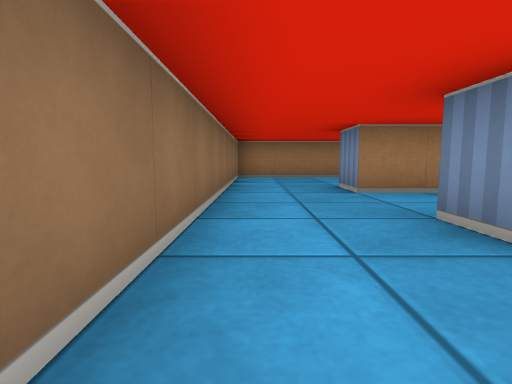
View 1 (above)

22 first-person views from a walk through a cub3D level. The camera is about half as high as the walls, tilts 6° down and sees 80° across. The floor is counted in squares. Each view is taken from the middle of a square. On the plan, view 1 faces up. The plan holds only what a view shows up to about 9 squares ahead; the rest is blank.

View 2
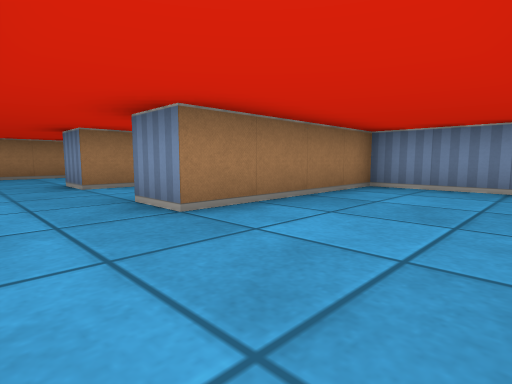

View 3
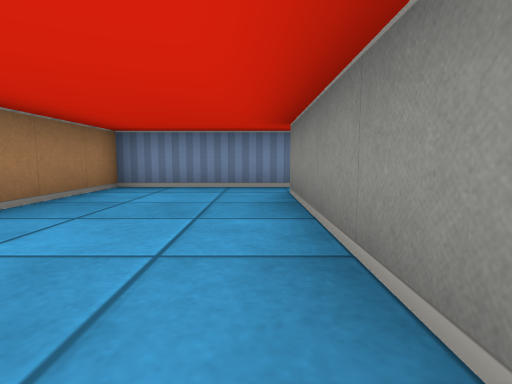

View 4
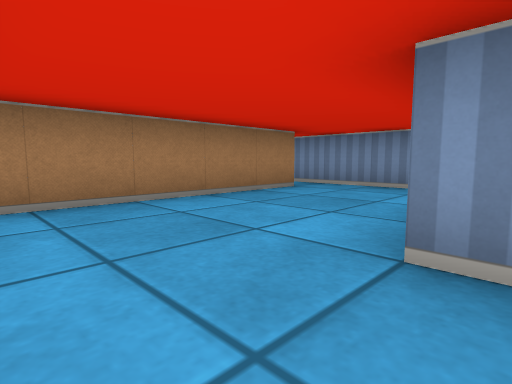

View 5
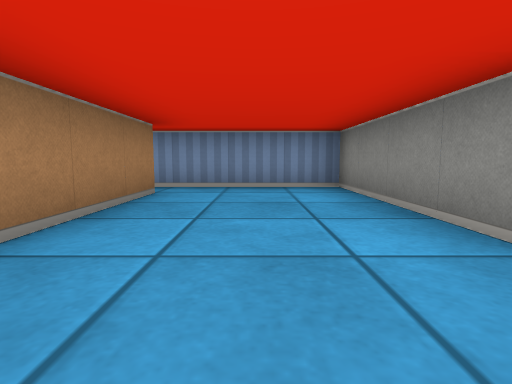

View 6
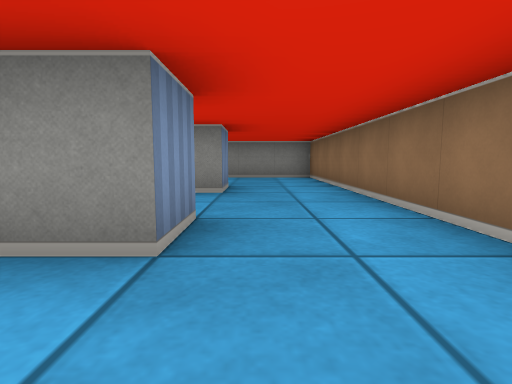

View 7
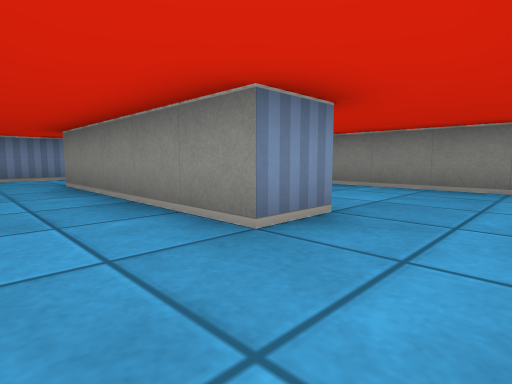

View 8
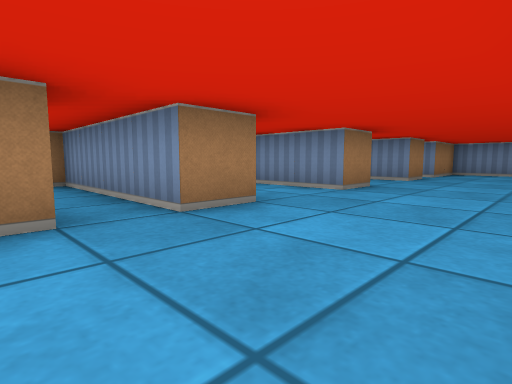

View 9
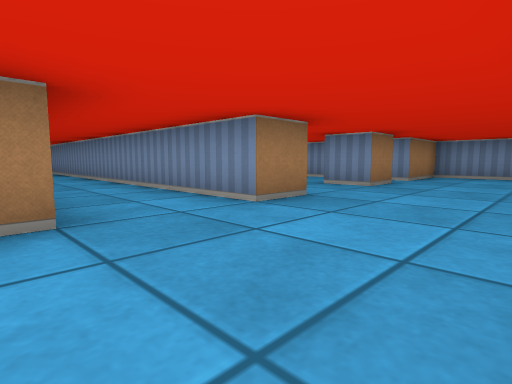

View 10
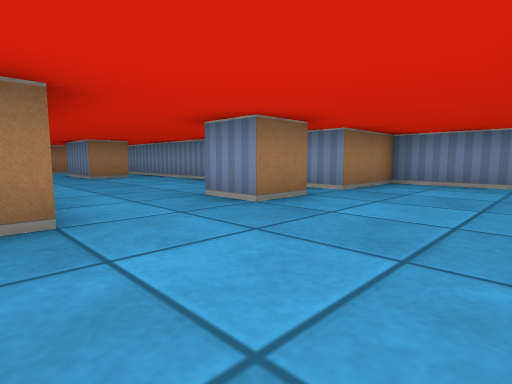

View 11
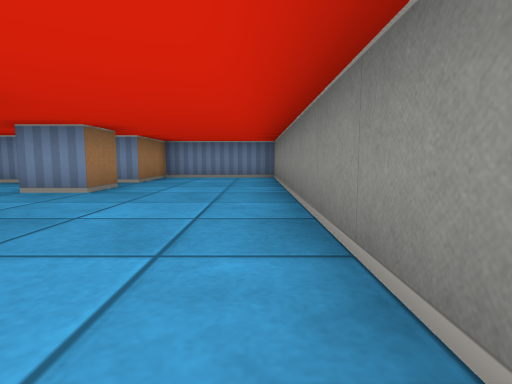

View 12
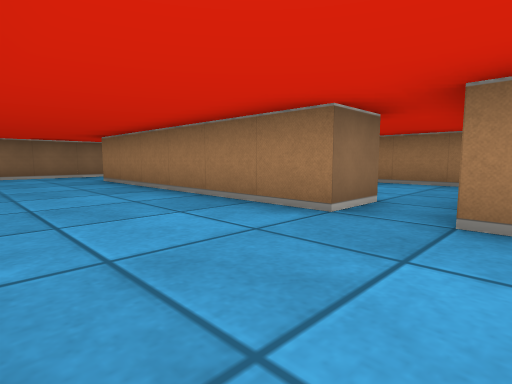

View 13
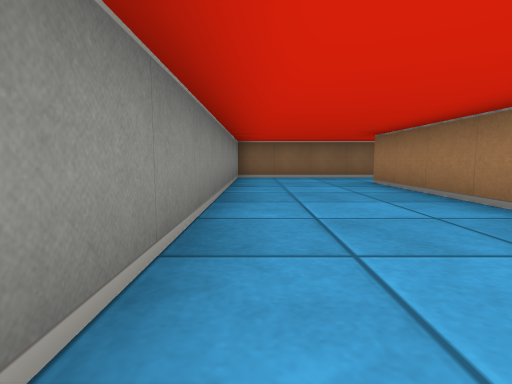

View 14
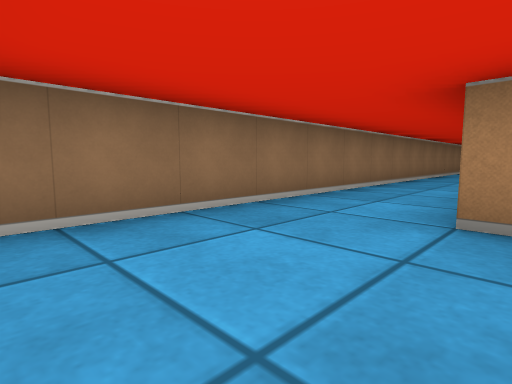

View 15
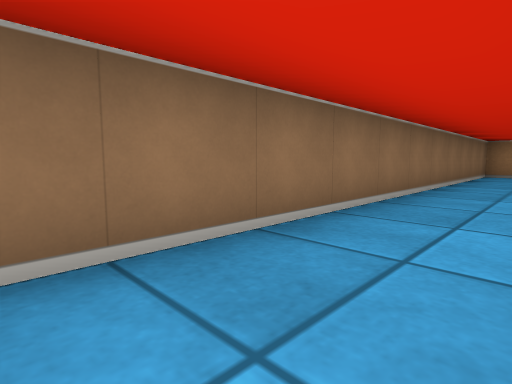

View 16
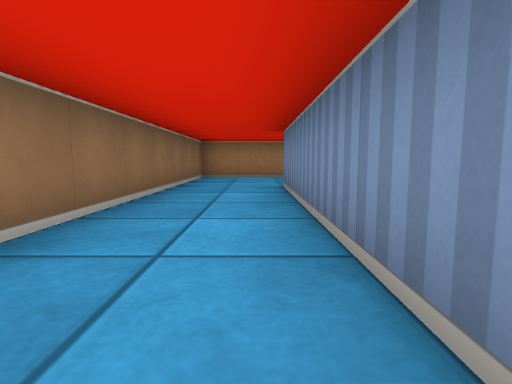

View 17
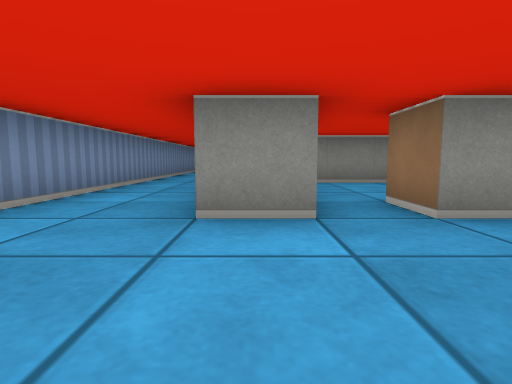

View 18
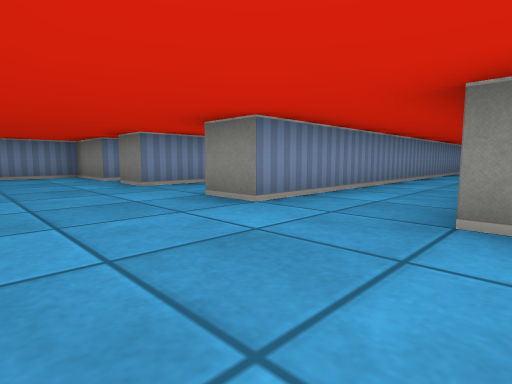

View 19
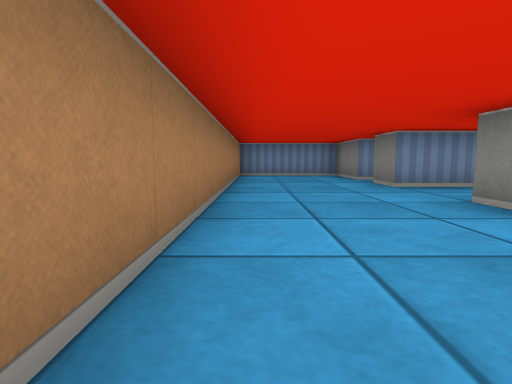

View 20
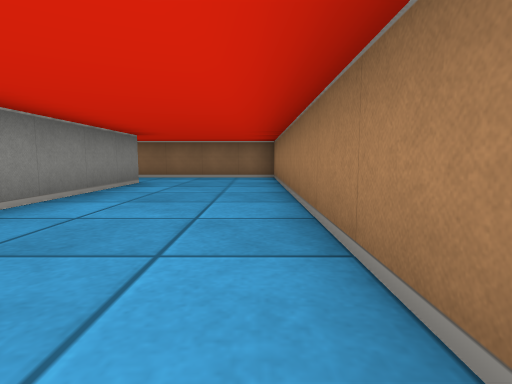

View 21
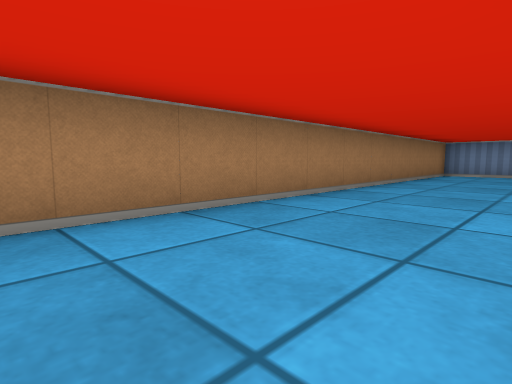

View 22
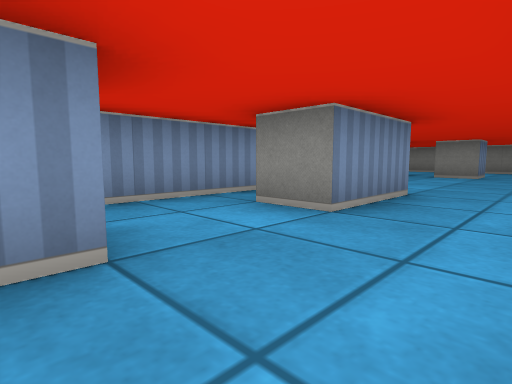

### Floor plan
Points are (right, up) in squares from view 1. A wall is a line through its corners. A room is listed if a view was taken in it or the views show most of it. See-through windows are left out.
Room 1 (views 1, 2, 3)
walls: (-0.5, 2.5) (-0.5, -1.5) (4.5, -1.5) (4.5, -2.5); (5.5, -2.5) (5.5, 1.5) (1.5, 1.5) (1.5, 2.5)
ways out: opening at (0.5, 2) to room 3; opening at (5, -2) to room 3
Room 2 (views 4, 5, 6)
walls: (1.5, 4.5) (1.5, 5.5) (5.5, 5.5) (5.5, 9.5); (4.5, 9.5) (4.5, 8.5) (-0.5, 8.5) (-0.5, 4.5)
ways out: opening at (0.5, 5) to room 3; opening at (5, 9) to room 4
Room 3 (views 7, 8, 9, 10, 11, 12, 13, 14, 15, 16)
walls: (6.6, -2.5) (5.5, -2.5); (4.5, -2.5) (-1.5, -2.5); (9.6, -2.5) (8.5, -2.5) (8.5, 9.5); (7.5, -5.5) (15.5, -5.5) (15.5, -2.5) (13.5, -2.5) (13.5, -1.8); (1.5, 2.5) (6.5, 2.5); (12.6, -2.5) (11.5, -2.5) (11.5, -1.5) (12.5, -1.5); (2.8, 4.5) (1.5, 4.5); (13.5, -0.2) (13.5, 5.4); (12.6, 3.5) (11.5, 3.5) (11.5, 5.5); (-0.5, 4.5) (-0.5, 2.5); (-1.5, 4.5) (-1.5, 9.5); (-3.5, 10.5) (-3.5, -5.5) (4.5, -5.5)
ways out: opening at (0.5, 2) to room 1; opening at (5, -2) to room 1; opening at (0.5, 5) to room 2; opening at (-2.5, 9.5) to room 4; opening at (7.5, 9) to room 4; opening at (10.5, 4.5) to room 5; opening at (13, 4.5) to room 6
Room 4 (views 17, 18, 19, 20, 21, 22)
walls: (5.5, 9.5) (6.5, 9.5); (8.5, 9.5) (9.5, 9.5); (3.9, 9.5) (4.5, 9.5); (11.5, 7.4) (11.5, 9.5) (12.5, 9.5); (13.5, 9) (13.5, 9.5) (15.5, 9.5) (15.5, 12.5) (-3.5, 12.5) (-3.5, 10.5); (-1.5, 9.5) (2.1, 9.5)
ways out: opening at (5, 9) to room 2; opening at (-2.5, 9.5) to room 3; opening at (7.5, 9) to room 3; opening at (10.5, 8.5) to room 5; opening at (13, 8.5) to room 6
Room 5 (no view inside)
walls: (11.5, 5.5) (12.5, 5.5)
ways out: opening at (10.5, 4.5) to room 3; opening at (10.5, 8.5) to room 4; opening at (12, 6.5) to room 6
Room 6 (no view inside)
walls: (13.5, 5.4) (13.5, 6.9)
ways out: opening at (13, 4.5) to room 3; opening at (13, 8.5) to room 4; opening at (12, 6.5) to room 5

Positions as (right, up) in squares from view 1, and headings:
1: (0, 0), facing up
2: (0, -1), facing up-right
3: (0, -1), facing right
4: (0, 5), facing up-right
5: (0, 7), facing right
6: (1, 7), facing down
7: (0, 4), facing down-right
8: (4, -5), facing up-right
9: (6, -5), facing up-right
10: (9, -5), facing up-right
11: (7, -5), facing right
12: (6, -5), facing up-left
13: (5, -5), facing left
14: (-1, -5), facing up-left
15: (-2, 2), facing up-left
16: (-2, 4), facing up
17: (6, 12), facing down
18: (6, 12), facing down-right
19: (6, 12), facing right
20: (5, 12), facing left
21: (5, 10), facing up-right
22: (10, 8), facing down-right
